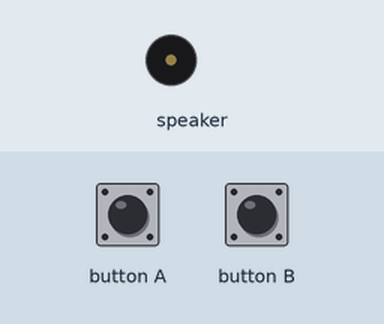
This program was run on a simulated Calliope mini (MakeCode). On the bench: buzzer (waves = sounding). The inputs (shaded band) are chosen by the test bench. Random numbers come from a fixed seed.

Above: at 1.2 s.
1.3 s: button A pressed for 0.15 s
At 3.9 s:
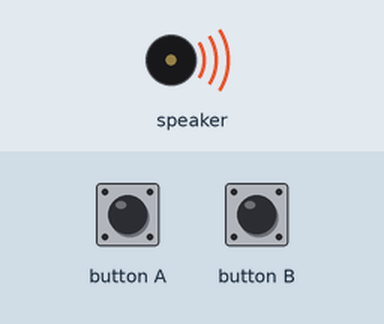
Timing chart, 0 to 10.3 s (numbered marks = the images above; inputs shaded):
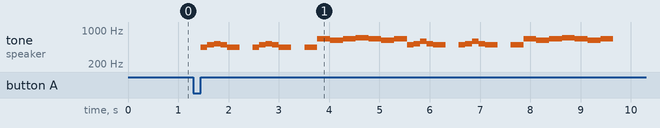

The program:

main.ts
```typescript
let wert = 0
input.onButtonPressed(Button.A, function () {
    wert = randint(1, 3)
    if (wert == 1) {
        music.startMelody(music.builtInMelody(Melodies.Chase), MelodyOptions.Once)
    } else {
        if (wert == 2) {
            music.startMelody(music.builtInMelody(Melodies.Chase), MelodyOptions.Once)
            music.startMelody(music.builtInMelody(Melodies.Chase), MelodyOptions.Once)
        } else {
            if (wert == 3) {
                music.startMelody(music.builtInMelody(Melodies.Chase), MelodyOptions.Once)
                music.startMelody(music.builtInMelody(Melodies.Chase), MelodyOptions.Once)
                music.startMelody(music.builtInMelody(Melodies.Chase), MelodyOptions.Once)
            }
        }
    }
})
input.onButtonPressed(Button.B, function () {
    music.playMelody("C C C C C C C C ", 120)
})
```

test.ts
```typescript
// Hier kann man Tests durchführen; diese Datei wird nicht kompiliert, wenn dieses Paket als Erweiterung verwendet wird.
```

Measured:
- after the input at 1.3 s, tone on speaker: plays 440 Hz for 0.13 s, 494 Hz for 0.13 s, 523 Hz for 0.13 s, 494 Hz for 0.13 s, 440 Hz for 0.25 s, 440 Hz for 0.13 s … (36 notes in this stretch), starting after 0.15 s
